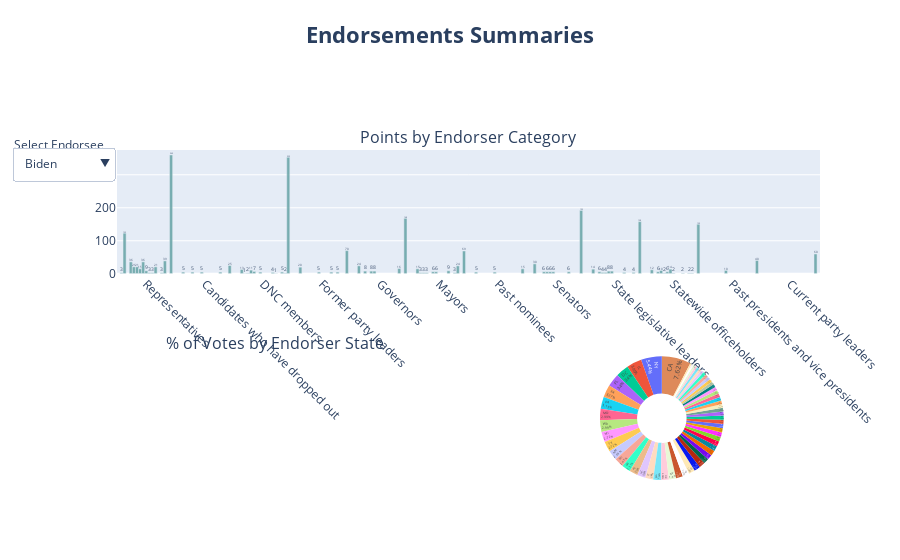

Source (notebook cell):
### Code cell
plot_3 = make_subplots(
    rows=2, cols=2,
    specs=[[{'colspan':2}, None],
           [{}, {"type": "pie"}]],
    subplot_titles=('Points by Endorser Category', 
                    '% of Votes by Endorser State')
)

for i,endor in enumerate(endorsements_df['endorsee'].unique()):
        
    visible = [False]*l*n_plots
    
    visible[i*cols_len:(i+1)*cols_len] = [True]*cols_len

    
    plot_3.add_trace(
            go.Bar(
                x=cat_df.loc[cat_df['endorsee']==endor, 'category'],
                y=cat_df.loc[cat_df['endorsee']==endor, 'pt_by_category'],
                text=cat_df.loc[cat_df['endorsee']==endor, 'pt_by_category'],
                textposition='outside',
                opacity=0.9,
                marker={'color':colors[0],
                           'opacity':0.9},
                showlegend=False))
    
    plot_3.add_trace(
            go.Pie(
                values=state_df.loc[state_df['endorsee']==e, 'votes_by_state'].to_numpy(),
                labels=state_df.loc[state_df['endorsee']==e, 'state'].to_numpy(),
                hole=0.4,
                visible=False if i!=1 else True,
                text=state_df.loc[state_df['endorsee']==e, 'full_state'],
                hoverinfo='label+percent+name',
                textinfo= 'percent+label',
                textposition = 'inside',
                showlegend=False,
                marker = dict(colors = plotly.colors.diverging.Geyser)), row=2, col=2)
    
    buttons.append(
            dict(label=endor,
                    method='update',
                    args=[{'visible': visible},
                        #{'title': endor}
                        ]))
    

plot_3.update_layout(
    title={'text': '<b> Endorsements Summaries <b>', 'font':{'size':22},
            'y':0.95, 'x':0.5, 'xanchor': 'center', 'yanchor': 'top'},
    margin=dict(t=150),
    height=1350,
    xaxis1=dict(tickangle=45, tickvals=cat_df['category'].unique(), ticktext=cat_df['category'].unique()),
    yaxis1=dict(range=[0, np.max(cat_df['pt_by_category']+15)]),
    
    bargap=0.1,
    showlegend=True,
    updatemenus = list([
        dict(active=1,
             buttons=buttons,
             direction="down",
             pad={"r": 10, "t": 10},
             showactive=True,
             x=-0.15,
             xanchor="left",
             y=1.04,
             yanchor="top"
         )
     ]))

plot_3['layout']['annotations'] += go.layout.Annotation(text="Select Endorsee", 
                                                     x=-0.15, xref="paper", 
                                                     y=1.05, yref="paper",
                                                     align="left", showarrow=False),


plot_3.show()
